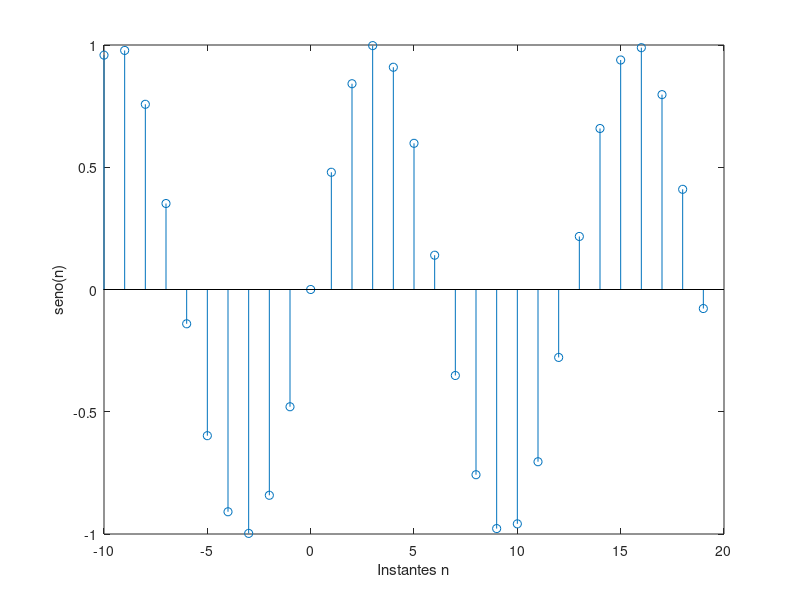

The MATLAB script that drew this image:
clear all;
n=-10:19;
F=60;
Fm=753.7688;
seno=sin(2*pi*F*n/Fm);
stem(n, seno);
xlabel('Instantes n');
ylabel('seno(n)');

%SENO: x(n)=A*seno(2*pi*F*n/Fm+teta)
%A=amplitud, teta=desplazamiento
%F=frecuencia de la senal analoga
%Fm=frecuencia de muestreo

%Teorema de nyquist
%f=F/Fm --> |f|<=0.5
%1/2=2piF/Fm
%f=0.0796

%Para corregir el problema la senal debe tener cero desplazamiento